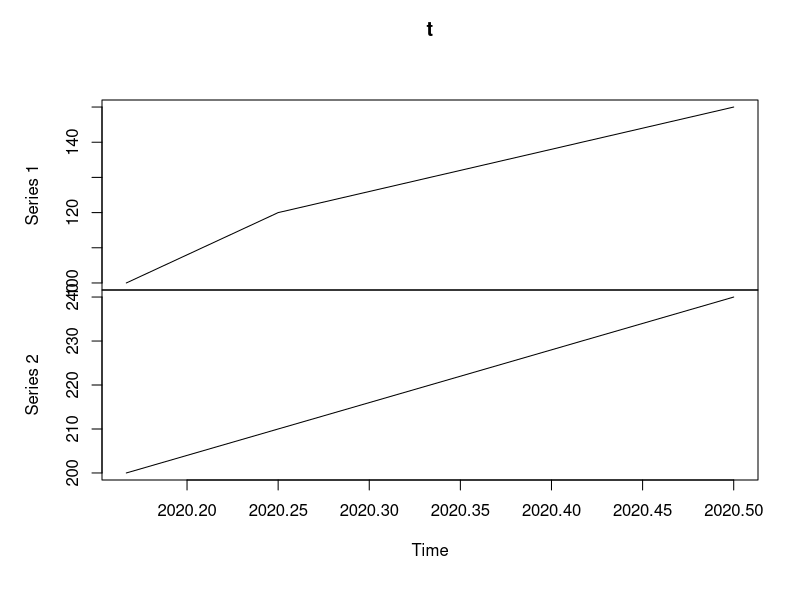
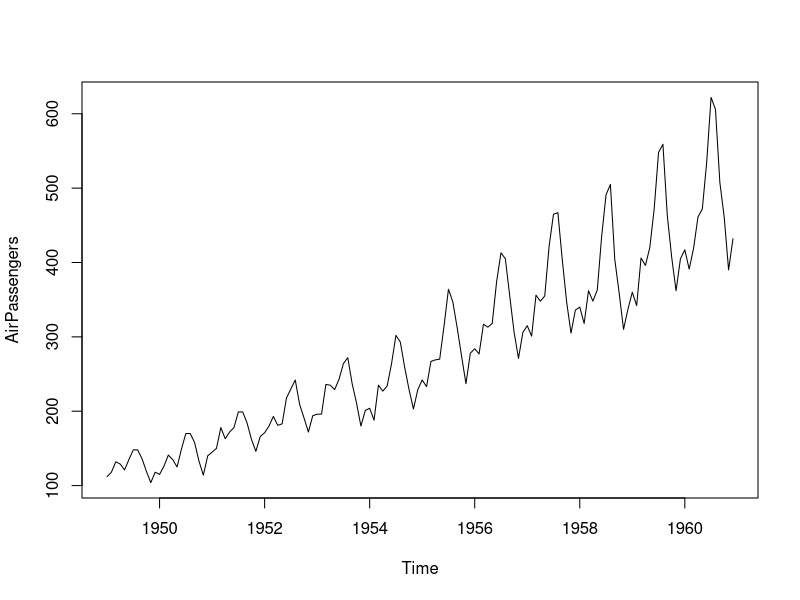
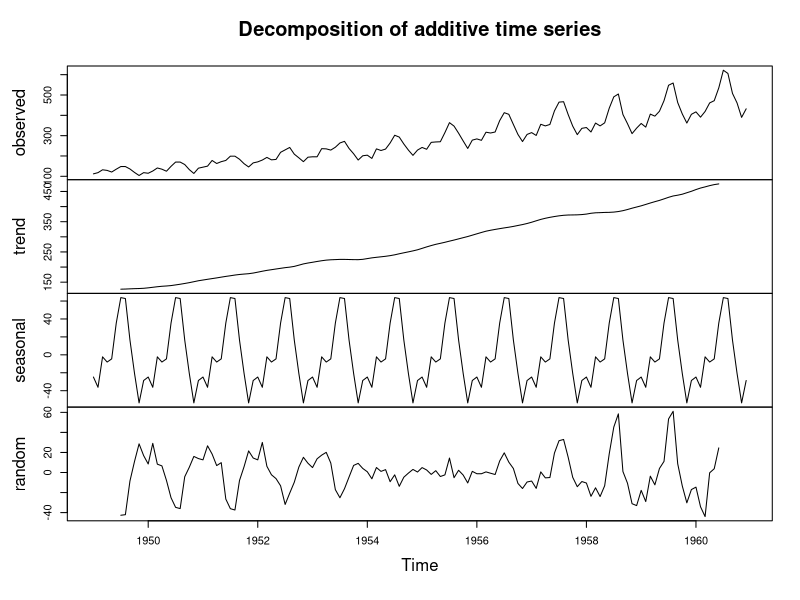
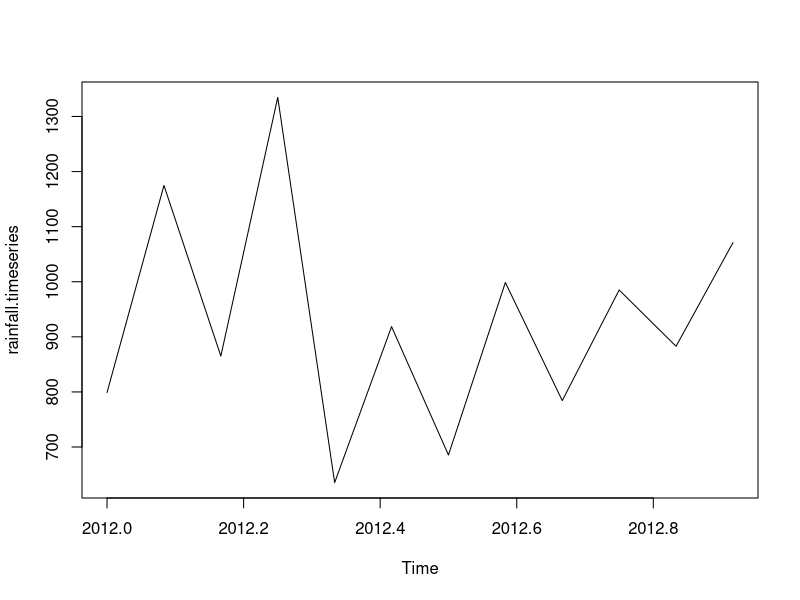

These charts were generated, in order, by the following R code: (Note: this script raises an error after producing the figures.)
#Consider the annual rainfall details at a place starting from January 2012. We 
#create an R time series object for a period of 12 months and plot it.

#Get the data points in form of a R vector.
rainfall<-c(799,1174.8,865.1,1334.6,635.4,918.5,685.5,998.6,784.2,985,882.8,1071)
rainfall

#Convert it to a time series object.
rainfall.timeseries<-ts(rainfall,start=c(2012,1),frequency=12)
rainfall.timeseries

#Print the timeseries data.
print(rainfall.timeseries)

#Give the chart file a name.
png(file="rainfall.png")

#Plot a graph of the time series.
plot(rainfall.timeseries)

#Save the file.
dev.off()


a<-c(100,120,130,140,150)
b<-c(200,210,220,230,240)
c<-matrix(c(a,b),nrow=5)
c
t<-ts(c,start=c(2020,3),frequency=12)
t
class(t)
plot(t)


d<-cbind(a,b)
d
t1<-ts(d,start=c(2021,4),frequency=12)
t1


AirPassengers
class(AirPassengers)
start(AirPassengers)
end(AirPassengers)
frequency(AirPassengers)
plot(AirPassengers)
time_series<-decompose(AirPassengers)
plot(time_series)
adf.test(AirPassengers)
acf(AirPassengers)
pacf(AirPassengers)
arima<-auto.arima(AirPassengers)
arima
plot(forecast(arima,h=36))
plot(forecast(arima,h=120))
plot(forecast(arima,h=12*5))


a=1:10
a
t1<-ts(a,start=c(2020,3),frequency=12)
t2<-ts(a,start=c(2010),end=2020,frequency=1)
t3<-ts(a,start=c(2010,2),frequency=52)
t4<-ts(a,start=c(2010,1),end=c(2014,3),frequency=4)
t1
t2
t3
t4